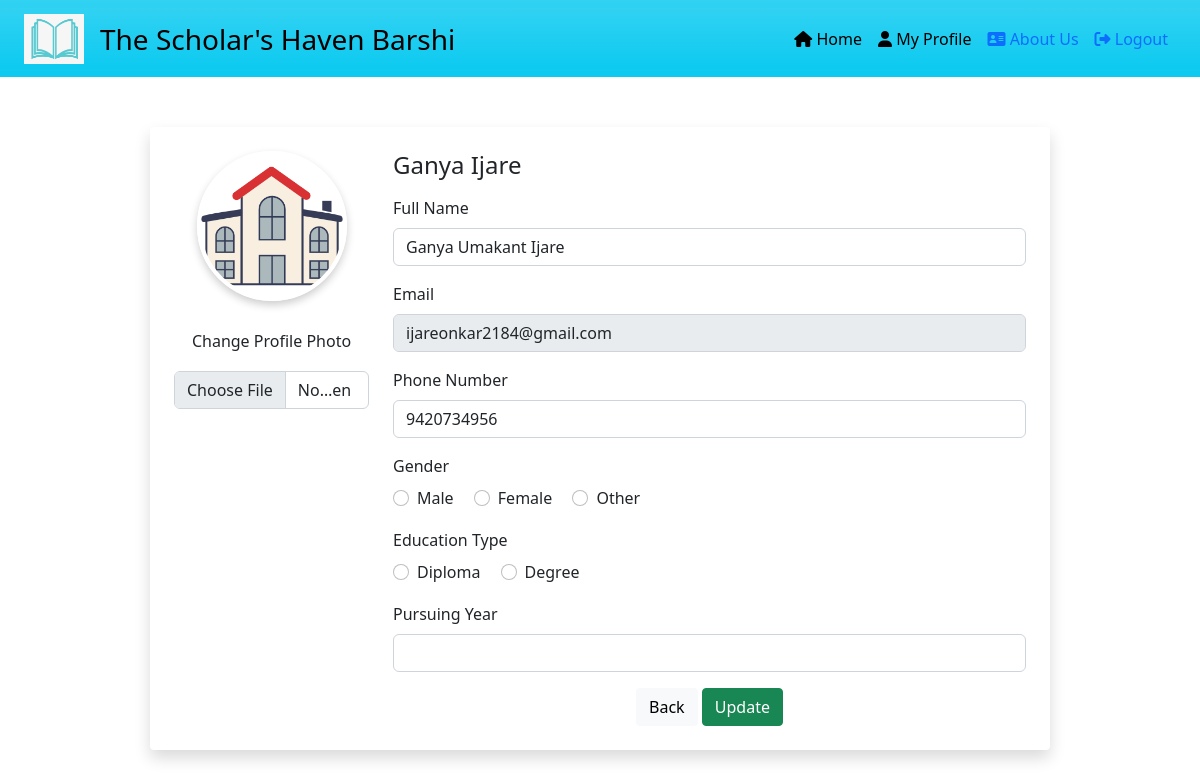
The app's page /profile/ (signed in) with its own data.
### home/models.py (models this page shows, shortened)
class StudentProfile(models.Model):
    GENDER_CHOICES = [
        ('male', 'Male'),
        ('female', 'Female'),
        ('other', 'Other'),
    ]
    user = models.OneToOneField(settings.AUTH_USER_MODEL, on_delete=models.CASCADE)
    first_name = User.first_name
    last_name = User.last_name
    full_name = models.CharField(max_length=35, blank=True, default='')
    student_image = models.ImageField(upload_to='student_info/', default=None)
    phone = models.CharField(max_length=12)
    gender = models.CharField(max_length=10, choices=GENDER_CHOICES)
    education_type = models.CharField(max_length=10)
    select_branch = models.CharField(max_length=30, null=True, blank=True)
    pursuing_year = models.IntegerField(null=False, blank=False, default='1')
    books_obtained = models.TextField(null=True, blank=True)

### accounts/models.py (models this page shows, shortened)
class User(AbstractBaseUser, PermissionsMixin):
    email = models.EmailField(unique=True, blank=False, null=False)
    first_name = models.CharField(max_length=15, blank=True, default='')
    last_name = models.CharField(max_length=15, blank=True, default='')
    is_active = models.BooleanField(default=True)
    is_superuser = models.BooleanField(default=False)
    is_staff = models.BooleanField(default=False)
    is_guest = models.BooleanField(default=False)
    date_joined = models.DateTimeField(default=timezone.now)
    last_login = models.DateTimeField(blank=True, null=True)
    objects = CustomUserManager()
    USERNAME_FIELD = 'email'
    REQUIRED_FIELDS = []
    class Meta:
        verbose_name = 'User'
        verbose_name_plural = 'Users'

### home/views.py (the view, shortened to what this page needs)
# urls.py: path('profile/', student_info, name="student_info"),
@login_required(login_url="/login/")
def student_info(request):
    user = request.user
    first_name = request.user.first_name
    last_name = request.user.last_name
    profile, created = StudentProfile.objects.get_or_create(user=user)
    context = {
        'page': 'Update Profile',
        'first_name': first_name,
        'last_name': last_name,
        'full_name': profile.full_name,
        'email': user.email,
        'phone': profile.phone,
        'gender':profile.gender,
        'education_type': profile.education_type,
        'select_branch': profile.select_branch,
        'pursuing_year': profile.pursuing_year,
        'books_obtained': profile.books_obtained,
        'student_image': profile.student_image
    }
    return render(request, 'homee/profile.html', context)

### home/templates/homee/profile.html (shortened to what this page needs)
{% extends "base.html" %}
{% block start %}
</head>
<body>
  <nav class="navbar sticky-top navbar-expand-lg t bg-info bg-gradient">
    <div class="container-fluid bg-info bg-gradient">
        <div class="navbar-brand">
            <img src="/static/photos/icon1.png" alt="Logo" width="60" height="50" class="d-inline-block align-text-top">
        </div>
        <a class="navbar-brand d-block text-center text-md-start" href="https://bitbarshi.edu.in/index.html">
            <span class="d-none d-sm-inline fs-3">The Scholar's Haven Barshi</span>
          </a>
        <div class="collapse navbar-collapse" id="navbarNav">
            <ul class="navbar-nav ms-auto">
              {% if full_name %}
              <li class="nav-item">
                <a class="nav-link active" aria-current="page" href=" /"><i class="fa-solid fa-house"></i> Home</a>
              </li>
              {% else %}
                <li class="nav-item">
                    <a class="nav-link active" aria-current="page" href="https://bitbarshi.edu.in/trust/index.html"><i class="fa-solid fa-house"></i> Home</a>
                </li>
                {% endif %}
                {% if full_name %}
                <li class="nav-item">
                  <a class="nav-link active" href="/myprofile/"><i class="fas fa-user"></i> My Profile</a>
                </li>
                {% endif %}
                <li class="nav-item">
                    <a class="nav-link" href="https://bitbarshi.edu.in/trust/index.html"><i class="fa-solid fa-address-card"></i> About Us</a>
                </li>
                {% if request.user.is_authenticated %}
                    <li class="nav-item">
                        <a class="nav-link" href="/logout/"><i class="fa-solid fa-right-from-bracket"></i> Logout </a>
                    </li>
                {% endif %}
            </ul>
        </div>
    </div>
</nav>
  <div class="container profile-container bg-white p-4 rounded shadow">
    <form method="post" enctype="multipart/form-data">
    <div class="row">
      <form method="post" enctype="multipart/form-data">
      <div class="col-md-3 text-center">
        <div class="d-flex flex-column align-items-center">
          {% if student_image %}
          <img src="/media/{{ student_image }}" class="profile-photo" id="profilePhotoPreview" alt="Profile Photo">
          {% else %}
          <img src="/media/user.jpg" alt="Default Profile Photo" class="profile-photo shadow-lg">
            {% endif %}
          <label for="profilePhoto" class="form-label mt-2">Change Profile Photo</label>
          {% if student_image%}
          <input type="file" class="form-control" id="profilePhoto" name="student_image" onchange="previewProfilePhoto(event)">
          {% else %}
          <input type="file" class="form-control" id="profilePhoto" name="student_image" onchange="previewProfilePhoto(event)" required>
          {% endif %}
        </div>
      </div>
      <div class="col-md-9">
        <h4 class="mb-3">{{ first_name }} {{last_name}}</h4>
       {% if request.user.is_authenticated and request.user.is_superuser %}
          <div class="mb-3">
            <label for="fullName" class="form-label">Full Name</label>
            <input type="text" class="form-control" id="fullName" placeholder="First_name Middle_name Surname" name="full_name" value="{{ full_name }}" required>
          </div>
          <div class="mb-3">
            <label for="email" class="form-label">Email</label>
            <input type="email" class="form-control" id="email" placeholder="Enter your email" name="email" value="{{ email }}" readonly>
        </div>
          <div class="mb-3">
            <label for="phone" class="form-label">Phone Number</label>
            <input type="tel" pattern="[0-9]{3}[0-9]{3}[0-9]{4}" class="form-control" id="phone" placeholder="Enter your phone number" value="{{phone}}" name="phone" required>
          </div>
          <div class="mb-3">
              <label class="form-label">Gender</label><br>
              <div class="form-check form-check-inline">
                  <input class="form-check-input" type="radio" name="gender" id="male" value="male">
                  <label class="form-check-label" for="male">Male</label>
              </div>
              <div class="form-check form-check-inline">
                  <input class="form-check-input" type="radio" name="gender" id="female" value="female">
                  <label class="form-check-label" for="female">Female</label>
              </div>
              <div class="form-check form-check-inline">
                  <input class="form-check-input" type="radio" name="gender" id="other" value="other">
                  <label class="form-check-label" for="other">Other</label>
              </div>
          </div>
          {% else %}
          <div class="mb-3">
            <label for="fullName" class="form-label">Full Name</label>
            <input type="text" class="form-control" id="fullName" placeholder="First_name Middle_name Surname" name="full_name" value="{{ full_name }}" required>
          </div>
          <div class="mb-3">
            <label for="email" class="form-label">Email</label>
            <input type="email" class="form-control" id="email" placeholder="Enter your email" name="email" value="{{ email }}" readonly>
        </div>
          <div class="mb-3">
            <label for="phone" class="form-label">Phone Number</label>
            <input type="tel" pattern="[0-9]{3}[0-9]{3}[0-9]{4}" class="form-control" id="phone" placeholder="Enter your phone number" value="{{phone}}" name="phone" required>
          </div>
          <div class="mb-3">
              <label class="form-label">Gender</label><br>
              <div class="form-check form-check-inline">
                  <input class="form-check-input" type="radio" name="gender" id="male" value="male">
                  <label class="form-check-label" for="male">Male</label>
              </div>
              <div class="form-check form-check-inline">
                  <input class="form-check-input" type="radio" name="gender" id="female" value="female">
                  <label class="form-check-label" for="female">Female</label>
              </div>
              <div class="form-check form-check-inline">
                  <input class="form-check-input" type="radio" name="gender" id="other" value="other">
                  <label class="form-check-label" for="other">Other</label>
              </div>
          </div>
          <div class="mb-3">
            <label class="form-label">Education Type</label><br>
            <div class="form-check form-check-inline">
              <input class="form-check-input" type="radio" name="education_type" id="diploma" value="diploma" onclick="toggleBranches()">
              <label class="form-check-label" for="diploma">Diploma</label>
            </div>
            <div class="form-check form-check-inline">
              <input class="form-check-input" type="radio" name="education_type" id="degree" value="degree" onclick="toggleBranches()">
              <label class="form-check-label" for="degree">Degree</label>
            </div>
          </div>
          <div class="mb-3">
            <label for="pursuingYear" class="form-label">Pursuing Year</label>
            <input type="number" class="form-control" id="pursuingYear" min="1" max="4" name="pursuing_year"
            value="{{ profile.pursuing_year }}" required>
          </div>
          {% endif %}
          <div class="text-center">
            {% if full_name %}
            <a href="/myprofile/" class="btn btn-light">Back</a>
            <button type="submit" class="btn btn-success">Update</button>
            {% else %}
            <button type="submit" class="btn btn-success">Update</button>
            {% endif %}
          </div>
        </form>
      </div>
    </div>
</body>
{% endblock %}

### home/templates/homee/profile.html (style rules this page uses)
body { background-image: url('https://cdn.pixabay.com/photo/2017/08/07/03/22/books-2599241_1280.jpg'); }
.profile-photo { width: 150px; height: 150px; object-fit: cover; border-radius: 50%; margin-bottom: 20px; box-shadow: 0px 4px 8px rgba(0, 0, 0, 0.2); border: 4px solid #fff; }
.profile-container { max-width: 900px; margin: 50px auto; padding: 20px; background-color: #f8f9fa; border-radius: 10px; box-shadow: 0 8px 16px rgba(0, 0, 0, 0.1); }
#profilePhoto { margin-top: 10px; }
.form-control { border-radius: 6px; }

### records on screen
StudentProfile: student_image (picture), full_name "Ganya Umakant Ijare", phone "9420734956"
User: first_name "Ganya", last_name "Ijare", email "ijareonkar2184@gmail.com"
